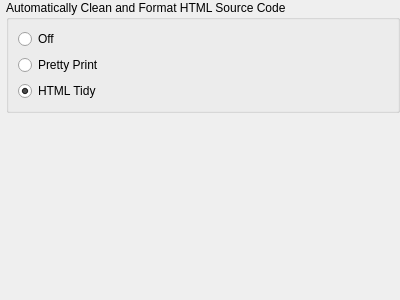
<?xml version="1.0" encoding="UTF-8"?>
<ui version="4.0">
 <class>CleanSourceWidget</class>
 <widget class="QWidget" name="CleanSourceWidget">
  <property name="geometry">
   <rect>
    <x>0</x>
    <y>0</y>
    <width>400</width>
    <height>300</height>
   </rect>
  </property>
  <property name="windowTitle">
   <string>Clean Source</string>
  </property>
  <layout class="QVBoxLayout" name="verticalLayout">
   <property name="leftMargin">
    <number>6</number>
   </property>
   <property name="topMargin">
    <number>0</number>
   </property>
   <property name="rightMargin">
    <number>0</number>
   </property>
   <property name="bottomMargin">
    <number>0</number>
   </property>
   <item>
    <widget class="QGroupBox" name="groupBox">
     <property name="title">
      <string>Automatically Clean and Format HTML Source Code</string>
     </property>
     <layout class="QVBoxLayout" name="verticalLayout2">
      <item>
       <widget class="QRadioButton" name="CleanLevelOff">
        <property name="toolTip">
         <string>Use this option if you do not want Sigil to try to
automatically format or clean your HTML source code.

Error correction when loading a file will always be performed.</string>
        </property>
        <property name="text">
         <string>Off</string>
        </property>
       </widget>
      </item>
      <item>
       <widget class="QRadioButton" name="CleanLevelPrettyPrint">
        <property name="toolTip">
         <string>Use this option if you want Sigil to automatically
format your HTML source code to look nice, and close missing end tags,
but do not want it to automatically clean your source code.

Error correction when loading a file will always be performed.</string>
        </property>
        <property name="text">
         <string>Pretty Print</string>
        </property>
       </widget>
      </item>
      <item>
       <widget class="QRadioButton" name="CleanLevelTidy">
        <property name="toolTip">
         <string>Use this option if you want Sigil to automatically
format and clean your HTML source code using HTML Tidy.  
This may cause your source code to be re-arranged and may
change your formatting to use inline style sections.

Error correction when loading a file will always be performed.</string>
        </property>
        <property name="text">
         <string>HTML Tidy</string>
        </property>
        <property name="checked">
         <bool>true</bool>
        </property>
       </widget>
      </item>
     </layout>
    </widget>
   </item>
   <item>
    <spacer name="verticalSpacer">
     <property name="orientation">
      <enum>Qt::Vertical</enum>
     </property>
     <property name="sizeHint" stdset="0">
      <size>
       <width>40</width>
       <height>20</height>
      </size>
     </property>
    </spacer>
   </item>
  </layout>
 </widget>
 <resources/>
 <connections/>
</ui>
